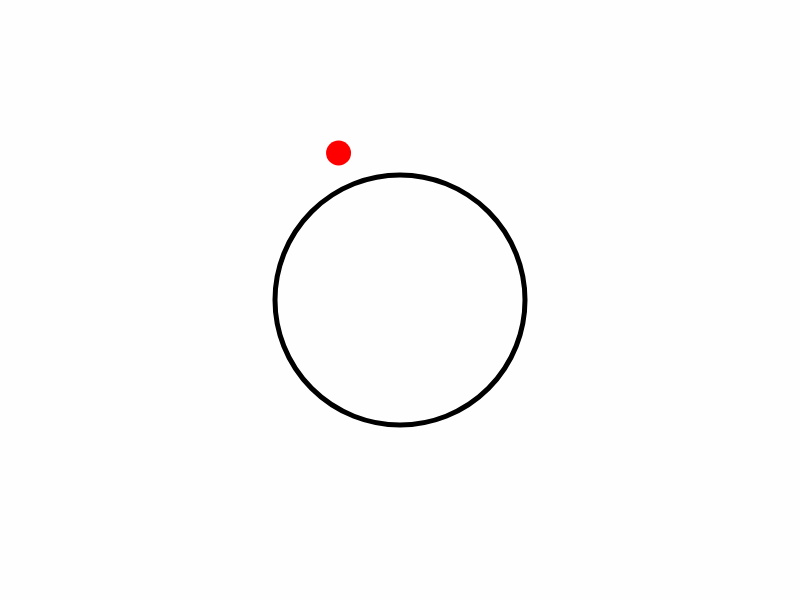
Frame 1 (no input)
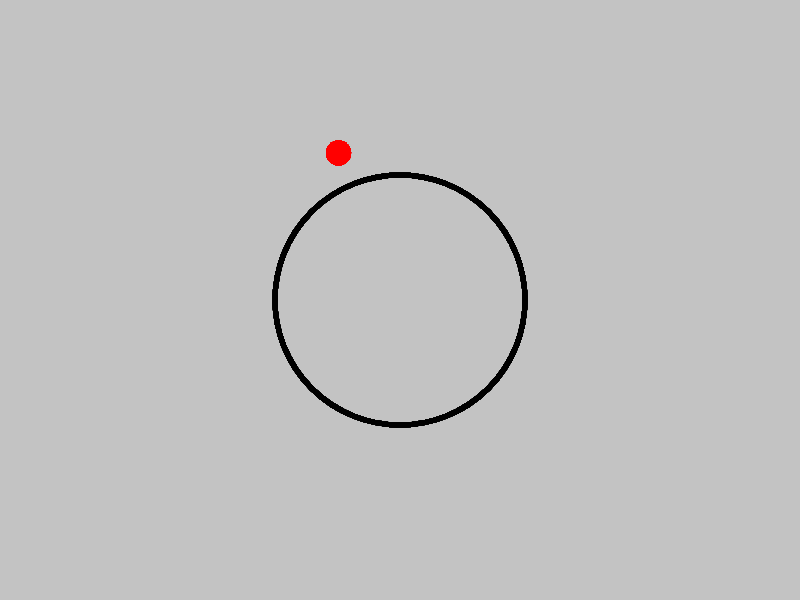
Frame 60 (no input)
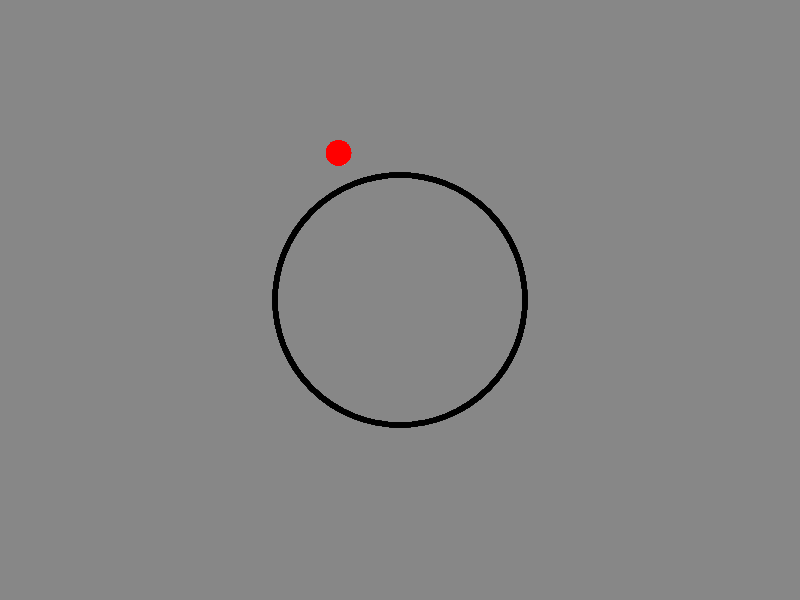
Frame 120 (the mouse pressed at the canvas centre since frame 60)

The p5.js sketch that drew these frames (run headless with seeded random() and noise() and a simulated clock; from frame 60 on, the mouse is pressed at the canvas centre):

// p5.js sketch
// ── sketch.js
let t = 0;
let diameter = 250;

function setup() {
    const canvas = createCanvas(800, 600);
    canvas.class("canvas");
}

function draw() {
    background(20, 1);

    // let x = random(100, width - 100);
    // let y = random(100, height - 100);
    stroke("black");
    strokeWeight(5);
    noFill();

    circle(width / 2, height / 2, diameter);

    fill(255);
    noStroke();

    let angle = 30;
    let x = diameter * Math.cos(angle) + height / 2;
    let y = diameter * Math.sin(angle) + width / 2;

    stroke("red");
    strokeWeight(25);
    point(x, y);

    // let x = noise(t);
    // let y = noise(t);

    // for (let i = 0; i < 50; i++) {
    //     x = map(x, 0, 1, 100, width - 100);
    //     y = map(y, 0, 1, 100, width - 100);
    //     ellipse(x + random(50) * i, y + random(50) * i, 40, 40);
    // }

    t += 0.05;
}

function mousePressed() {
    noLoop();
}

function mouseReleased() {
    loop();
}
